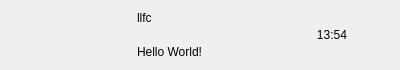
<?xml version="1.0" encoding="UTF-8"?>
<ui version="4.0">
 <class>ChatUserWid</class>
 <widget class="QWidget" name="ChatUserWid">
  <property name="geometry">
   <rect>
    <x>0</x>
    <y>0</y>
    <width>400</width>
    <height>70</height>
   </rect>
  </property>
  <property name="minimumSize">
   <size>
    <width>0</width>
    <height>70</height>
   </size>
  </property>
  <property name="maximumSize">
   <size>
    <width>16777215</width>
    <height>70</height>
   </size>
  </property>
  <property name="windowTitle">
   <string>Form</string>
  </property>
  <layout class="QHBoxLayout" name="horizontalLayout">
   <property name="spacing">
    <number>5</number>
   </property>
   <property name="leftMargin">
    <number>6</number>
   </property>
   <property name="topMargin">
    <number>2</number>
   </property>
   <property name="rightMargin">
    <number>6</number>
   </property>
   <property name="bottomMargin">
    <number>2</number>
   </property>
   <item>
    <widget class="QWidget" name="icon_wid" native="true">
     <property name="minimumSize">
      <size>
       <width>50</width>
       <height>50</height>
      </size>
     </property>
     <property name="maximumSize">
      <size>
       <width>50</width>
       <height>50</height>
      </size>
     </property>
     <layout class="QHBoxLayout" name="horizontalLayout_2">
      <property name="spacing">
       <number>0</number>
      </property>
      <property name="leftMargin">
       <number>0</number>
      </property>
      <property name="topMargin">
       <number>0</number>
      </property>
      <property name="rightMargin">
       <number>0</number>
      </property>
      <property name="bottomMargin">
       <number>0</number>
      </property>
      <item>
       <widget class="QLabel" name="icon_lb">
        <property name="minimumSize">
         <size>
          <width>45</width>
          <height>45</height>
         </size>
        </property>
        <property name="maximumSize">
         <size>
          <width>45</width>
          <height>45</height>
         </size>
        </property>
        <property name="text">
         <string/>
        </property>
       </widget>
      </item>
     </layout>
    </widget>
   </item>
   <item>
    <widget class="QWidget" name="user_info_wid" native="true">
     <property name="maximumSize">
      <size>
       <width>130</width>
       <height>16777215</height>
      </size>
     </property>
     <layout class="QVBoxLayout" name="verticalLayout">
      <property name="leftMargin">
       <number>2</number>
      </property>
      <property name="topMargin">
       <number>2</number>
      </property>
      <property name="rightMargin">
       <number>2</number>
      </property>
      <property name="bottomMargin">
       <number>2</number>
      </property>
      <item>
       <widget class="QLabel" name="user_name_lb">
        <property name="text">
         <string>llfc</string>
        </property>
       </widget>
      </item>
      <item>
       <widget class="QLabel" name="user_chat_lb">
        <property name="maximumSize">
         <size>
          <width>130</width>
          <height>16777215</height>
         </size>
        </property>
        <property name="text">
         <string>Hello World!</string>
        </property>
       </widget>
      </item>
     </layout>
    </widget>
   </item>
   <item>
    <widget class="QWidget" name="time_wid" native="true">
     <property name="sizePolicy">
      <sizepolicy hsizetype="Preferred" vsizetype="Preferred">
       <horstretch>0</horstretch>
       <verstretch>0</verstretch>
      </sizepolicy>
     </property>
     <property name="minimumSize">
      <size>
       <width>50</width>
       <height>50</height>
      </size>
     </property>
     <property name="maximumSize">
      <size>
       <width>50</width>
       <height>50</height>
      </size>
     </property>
     <layout class="QHBoxLayout" name="horizontalLayout_3">
      <item>
       <widget class="QLabel" name="time_lb">
        <property name="text">
         <string>13:54</string>
        </property>
        <property name="alignment">
         <set>Qt::AlignCenter</set>
        </property>
       </widget>
      </item>
     </layout>
    </widget>
   </item>
  </layout>
 </widget>
 <resources/>
 <connections/>
</ui>
